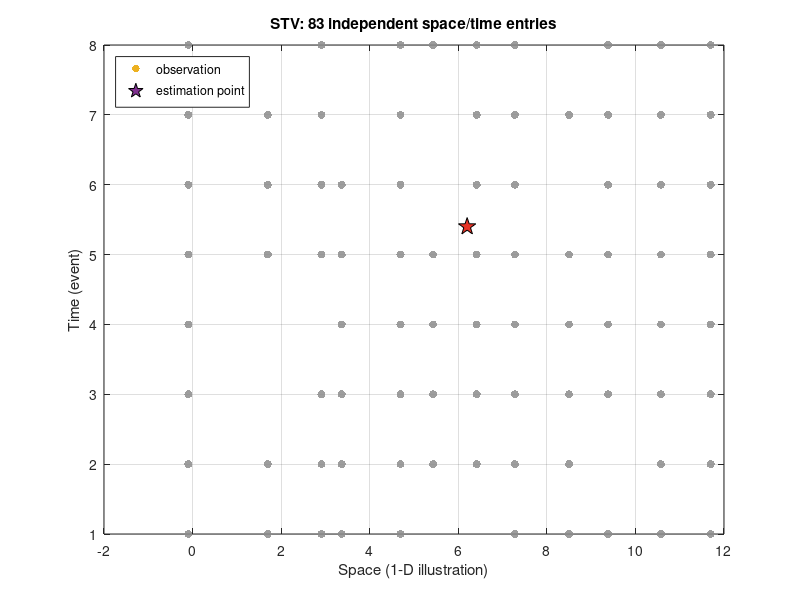
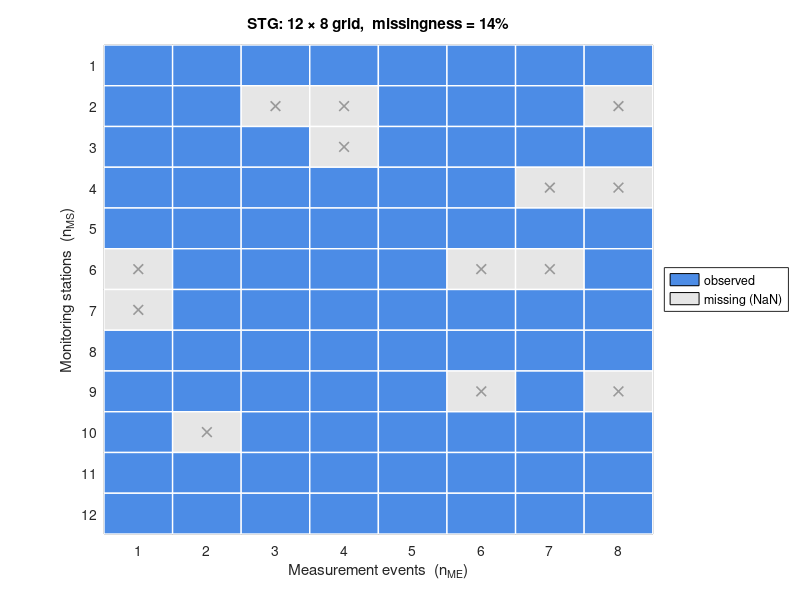

These figures' MATLAB source, in order: (Note: this script raises an error after producing the figures.)
function plotSTGimplementation(overrides)
% plotSTGimplementation.m - Illustrative (schematic) figures of the novel
% Space-Time-Grid (STG) BME neighbor-search IMPLEMENTATION, contrasted with the
% original Space-Time-Vector (STV) neighbor search (Serre et al.; Abbott et al.).
%
% These figures explain the METHOD/implementation only (NOT benchmark results),
% using a small synthetic toy grid so the diagrams are readable.
%
% Produces (in paper-3-figures/stg_defense):
%   (1) DATA FORMAT     - STV (flattened, n independent entries) vs
%                         STG (nMS x nME grid with missingness)
%   (2) NEIGHBOR SEARCH - on the space-time plane:
%         STV: distance to ALL n points -> sort ~n -> nmaxneighb
%         STG: nMS spatial + nME temporal distances (reused via dimensional
%              separation) -> adaptive candidate box -> sort small set -> nmaxneighb
%   (3) COST SCHEMATIC  - algorithmic operation counts for the toy grid
%                         (illustrates where the speedup comes from)
%
% USAGE (from repo root):
%   plotSTGimplementation

close all;

%% ---- Config -------------------------------------------------------
if nargin < 1 || isempty(overrides); overrides = struct(); end
cfg.nMS = 12; cfg.nME = 8; cfg.missing = 0.15;
cfg.est = [6.2 5.4];          % estimation point [space(1-D), time]
cfg.stmetric = 1.0;            % combined dist = |ds| + stmetric*|dt|
cfg.nmaxneighb = 6;
cfg.seed = 3;
cfg.outDir = fullfile('paper-3-figures','stg_defense');
for fn = fieldnames(overrides)'; cfg.(fn{1}) = overrides.(fn{1}); end
if ~exist(cfg.outDir,'dir'); mkdir(cfg.outDir); end

rng(cfg.seed);
sStations = sort(linspace(0.5, 11.5, cfg.nMS) + 0.20*randn(1,cfg.nMS));
tEvents   = 1:cfg.nME;
mask      = rand(cfg.nMS, cfg.nME) > cfg.missing;     % true = observed
[I,J] = find(mask);
P = [sStations(I).', tEvents(J).'];                    % valid (space,time) points
n = size(P,1);
missFrac = 1 - n/(cfg.nMS*cfg.nME);

% STG neighbor selection (consistent with the text)
d = abs(P(:,1)-cfg.est(1)) + cfg.stmetric*abs(P(:,2)-cfg.est(2));
[~,ord] = sort(d); sel = ord(1:min(cfg.nmaxneighb,n));
dSpatialMax = max(abs(P(sel,1)-cfg.est(1)));
timeWin     = dSpatialMax / cfg.stmetric;
candMask = abs(P(:,1)-cfg.est(1)) <= dSpatialMax+1e-9 & abs(P(:,2)-cfg.est(2)) <= timeWin+1e-9;
selMask = false(n,1); selMask(sel) = true;

cap = 'Illustrative schematic — synthetic toy grid';
col.obs=[0.30 0.55 0.90]; col.miss=[0.90 0.90 0.90]; col.est=[0.90 0.20 0.15];
col.cand=[1.00 0.85 0.45]; col.sel=[0.10 0.65 0.30];

fprintf('\n=== STG implementation figures (toy grid nMS=%d nME=%d, n=%d) -> %s ===\n', ...
    cfg.nMS, cfg.nME, n, cfg.outDir);

%% ====================================================================
%   (1) Data format: STV vs STG
% ====================================================================
fSTV = @(ax) drawSTVcloud(ax, P, cfg.est, n, col);
fSTG = @(ax) drawSTGgrid(ax, mask, missFrac, cfg.nMS, cfg.nME, col);

saveOne(fSTV, fullfile(cfg.outDir,'stg_dataformat_stv.png'), [620 560]);
saveOne(fSTG, fullfile(cfg.outDir,'stg_dataformat_stg.png'), [680 560]);
f = figure('Color','w','Position',[50 60 1320 600]);
tl = tiledlayout(f,1,2,'TileSpacing','compact','Padding','compact');
title(tl,'Data representation: Space-Time Vector (STV) vs Space-Time Grid (STG)','FontWeight','bold','FontSize',14);
subtitle(tl, cap, 'FontAngle','italic');
fSTV(nexttile(tl)); fSTG(nexttile(tl));
exportgraphics(f, fullfile(cfg.outDir,'stg_dataformat_combined.png'),'Resolution',200); close(f);
fprintf('  saved data-format figures\n');

%% ====================================================================
%   (2) Neighbor search: STV brute-force vs STG dimensional separation
% ====================================================================
gSTV = @(ax) drawNeighborSTV(ax, P, cfg.est, n, col);
gSTG = @(ax) drawNeighborSTG(ax, P, sStations, tEvents, cfg.est, ...
                             candMask, selMask, dSpatialMax, timeWin, cfg, col);

saveOne(gSTV, fullfile(cfg.outDir,'stg_neighbor_stv.png'), [640 600]);
saveOne(gSTG, fullfile(cfg.outDir,'stg_neighbor_stg.png'), [720 600]);
f = figure('Color','w','Position',[40 50 1420 640]);
tl = tiledlayout(f,1,2,'TileSpacing','compact','Padding','compact');
title(tl,'Neighbor selection on the space-time plane: STV vs STG','FontWeight','bold','FontSize',14);
subtitle(tl, cap, 'FontAngle','italic');
gSTV(nexttile(tl)); gSTG(nexttile(tl));
exportgraphics(f, fullfile(cfg.outDir,'stg_neighbor_combined.png'),'Resolution',200); close(f);
fprintf('  saved neighbor-search figures\n');

%% ====================================================================
%   (3) Cost schematic (algorithmic operation counts for the toy grid)
% ====================================================================
f = figure('Color','w','Position',[80 80 980 460]);
tl = tiledlayout(f,1,2,'TileSpacing','compact','Padding','compact');
title(tl,'Where the STG speedup comes from (algorithmic operation count)','FontWeight','bold','FontSize',13);
subtitle(tl, cap, 'FontAngle','italic');

ax = nexttile(tl);
cats = categorical({'Distance calcs','Sort pool'}); cats = reordercats(cats,{'Distance calcs','Sort pool'});
stv = [2*n,            n];
stg = [cfg.nMS+cfg.nME, sum(candMask)];
b = bar(ax, cats, [stv; stg].'); b(1).FaceColor=[0.75 0.4 0.3]; b(2).FaceColor=[0.30 0.55 0.90];
legend(ax,{'STV','STG'},'Location','northeast'); grid(ax,'on');
ylabel(ax,'operations (toy grid)'); title(ax,'Per estimation point');
for k=1:2
    text(ax, k-0.15, stv(k), num2str(stv(k)),'HorizontalAlignment','center','VerticalAlignment','bottom','FontSize',9);
    text(ax, k+0.15, stg(k), num2str(stg(k)),'HorizontalAlignment','center','VerticalAlignment','bottom','FontSize',9);
end

ax = nexttile(tl); axis(ax,'off');
msg = {
 '\bfSTV\rm: distance to all n points  (n spatial + n temporal),'
 '       then sort \approx n candidates.'
 ''
 '\bfSTG\rm: distance to n_{MS} stations + n_{ME} events only'
 '       (each reused across the other dimension),'
 '       then sort a small adaptive candidate set.'
 ''
 'Distance-phase speedup \approx n_{ME}   when n_{MS} \gg \alpha n_{ME}'
 '                       \approx n_{MS}/\alpha when n_{MS} \ll \alpha n_{ME}'
 ''
 sprintf('Toy grid: n_{MS}=%d, n_{ME}=%d, missingness=%.0f%%, n=%d', ...
         cfg.nMS, cfg.nME, 100*missFrac, n)
 };
text(ax, 0.02, 0.95, msg, 'Units','normalized','VerticalAlignment','top','FontSize',11,'Interpreter','tex');

exportgraphics(f, fullfile(cfg.outDir,'stg_cost_schematic.png'),'Resolution',200); close(f);
fprintf('  saved cost schematic\n');

fprintf('\n=== DONE. Figures in %s ===\n', cfg.outDir);

end  % main


%% ====================================================================
%   LOCAL HELPERS
% ====================================================================

function saveOne(drawFcn, pth, sz)
    f = figure('Color','w','Position',[100 100 sz],'Visible','off');
    drawFcn(axes(f)); %#ok<LAXES>
    exportgraphics(f, pth, 'Resolution', 200); close(f);
end

function drawSTVcloud(ax, P, est, n, col)
    hold(ax,'on');
    scatter(ax, P(:,1), P(:,2), 34, [0.55 0.55 0.55], 'filled', 'MarkerFaceAlpha',0.85);
    scatter(ax, est(1), est(2), 170, col.est, 'p', 'filled', 'MarkerEdgeColor','k');
    box(ax,'on'); grid(ax,'on');
    xlabel(ax,'Space (1-D illustration)'); ylabel(ax,'Time (event)');
    title(ax, sprintf('STV: %d independent space/time entries', n));
    text(ax,0.5,-0.16,'each (lon, lat, t, z) stored separately — grid structure not represented', ...
        'Units','normalized','HorizontalAlignment','center','FontAngle','italic','FontSize',9);
    hL = scatter(ax,nan,nan,30,[0.55 0.55 0.55],'filled');
    hE = scatter(ax,nan,nan,120,col.est,'p','filled','MarkerEdgeColor','k');
    legend(ax,[hL hE],{'observation','estimation point'},'Location','northwest');
    hold(ax,'off');
end

function drawSTGgrid(ax, mask, missFrac, nMS, nME, col)
    hold(ax,'on');
    for i = 1:nMS
        for j = 1:nME
            if mask(i,j); fc = col.obs; else; fc = col.miss; end
            rectangle(ax,'Position',[j-0.5 i-0.5 1 1],'FaceColor',fc,'EdgeColor','w','LineWidth',1);
            if ~mask(i,j)
                plot(ax, j, i, 'x', 'Color',[0.6 0.6 0.6], 'MarkerSize',7, 'LineWidth',1.2);
            end
        end
    end
    set(ax,'YDir','reverse'); axis(ax,[0.5 nME+0.5 0.5 nMS+0.5]);
    xticks(ax,1:nME); yticks(ax,1:nMS);
    xlabel(ax,'Measurement events  (n_{ME})'); ylabel(ax,'Monitoring stations  (n_{MS})');
    title(ax, sprintf('STG: %d \\times %d grid,  missingness = %.0f%%', nMS, nME, 100*missFrac));
    hO = patch(ax,nan,nan,col.obs); hM = patch(ax,nan,nan,col.miss);
    legend(ax,[hO hM],{'observed','missing (NaN)'},'Location','eastoutside');
    box(ax,'on');
    hold(ax,'off');
end

function drawNeighborSTV(ax, P, est, n, col)
    hold(ax,'on');
    % distance lines to ALL points (the cost)
    for k = 1:n
        plot(ax, [est(1) P(k,1)], [est(2) P(k,2)], '-', 'Color',[0.7 0.7 0.7 0.5], 'LineWidth',0.4);
    end
    scatter(ax, P(:,1), P(:,2), 34, [0.45 0.45 0.45], 'filled');
    scatter(ax, est(1), est(2), 180, col.est, 'p', 'filled', 'MarkerEdgeColor','k');
    box(ax,'on'); grid(ax,'on');
    xlabel(ax,'Space (1-D illustration)'); ylabel(ax,'Time (event)');
    title(ax,'STV neighbor search (brute force)');
    text(ax, 0.02, 0.98, sprintf(['Step 1: distance to ALL n points\n          (n spatial + n temporal)\n' ...
        'Step 2: sort \\approx n candidates \\rightarrow n_{maxneighb}']), ...
        'Units','normalized','VerticalAlignment','top','BackgroundColor',[1 1 1 0.8], ...
        'EdgeColor',[.5 .5 .5],'Margin',4,'FontSize',9,'Interpreter','tex');
    hold(ax,'off');
end

function drawNeighborSTG(ax, P, sStations, tEvents, est, candMask, selMask, dSpatialMax, timeWin, cfg, col)
    hold(ax,'on');
    xl = [0 12]; yl = [0.2 cfg.nME+0.8];
    % adaptive candidate box
    rectangle(ax,'Position',[est(1)-dSpatialMax, est(2)-timeWin, 2*dSpatialMax, 2*timeWin], ...
        'FaceColor',[col.cand 0.30],'EdgeColor',[0.85 0.6 0.1],'LineStyle','--','LineWidth',1.2);
    % all points, candidates, selected
    scatter(ax, P(:,1), P(:,2), 30, [0.7 0.7 0.7], 'filled');
    scatter(ax, P(candMask,1), P(candMask,2), 36, [0.5 0.5 0.5], 'filled');
    scatter(ax, P(selMask,1),  P(selMask,2),  60, col.sel, 'filled', 'MarkerEdgeColor','k');
    % station axis (nMS) along bottom, event axis (nME) along left
    yb = yl(1)+0.15; xb = xl(1)+0.25;
    scatter(ax, sStations, repmat(yb,1,cfg.nMS), 26, 'k', '^', 'filled');
    scatter(ax, repmat(xb,1,cfg.nME), tEvents, 26, 'k', '>', 'filled');
    % example reused-distance arrows
    [~,ks] = sort(abs(sStations-est(1))); ks = ks(2);
    plot(ax,[est(1) sStations(ks)],[est(2) est(2)],'-','Color',[0.2 0.2 0.6],'LineWidth',1.5);
    plot(ax,[est(1) est(1)],[est(2) tEvents(end)],'-','Color',[0.6 0.2 0.2],'LineWidth',1.5);
    scatter(ax, est(1), est(2), 180, col.est, 'p', 'filled', 'MarkerEdgeColor','k');
    axis(ax,[xl yl]); box(ax,'on'); grid(ax,'on');
    xlabel(ax,'Space (1-D illustration)'); ylabel(ax,'Time (event)');
    title(ax,'STG neighbor search (dimensional separation)');
    text(ax, 0.02, 0.98, sprintf(['Step 1: n_{MS} spatial + n_{ME} temporal distances\n' ...
        '          (each reused across the other axis)\n' ...
        'Step 2: adaptive candidate box \\rightarrow sort small set']), ...
        'Units','normalized','VerticalAlignment','top','BackgroundColor',[1 1 1 0.8], ...
        'EdgeColor',[.5 .5 .5],'Margin',4,'FontSize',9,'Interpreter','tex');
    % legend
    hC = patch(ax,nan,nan,col.cand); hS = scatter(ax,nan,nan,50,col.sel,'filled','MarkerEdgeColor','k');
    hT = scatter(ax,nan,nan,26,'k','^','filled'); hV = scatter(ax,nan,nan,26,'k','>','filled');
    legend(ax,[hC hS hT hV], {'candidate box','selected n_{maxneighb}','stations (n_{MS})','events (n_{ME})'}, ...
        'Location','southoutside','Orientation','horizontal');
    hold(ax,'off');
end
